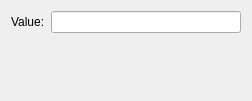
<?xml version="1.0" encoding="UTF-8"?>
<ui version="4.0">
 <class>Value_Dlg</class>
 <widget class="QWidget" name="Value_Dlg">
  <property name="geometry">
   <rect>
    <x>0</x>
    <y>0</y>
    <width>252</width>
    <height>101</height>
   </rect>
  </property>
  <property name="minimumSize">
   <size>
    <width>0</width>
    <height>0</height>
   </size>
  </property>
  <property name="windowTitle">
   <string>Form</string>
  </property>
  <layout class="QGridLayout" name="gridLayout">
   <item row="0" column="0">
    <layout class="QHBoxLayout" name="horizontalLayout">
     <item>
      <widget class="QLabel" name="label">
       <property name="minimumSize">
        <size>
         <width>30</width>
         <height>0</height>
        </size>
       </property>
       <property name="text">
        <string>Value:</string>
       </property>
      </widget>
     </item>
     <item>
      <widget class="QLineEdit" name="lineEdit">
       <property name="sizePolicy">
        <sizepolicy hsizetype="Expanding" vsizetype="Fixed">
         <horstretch>0</horstretch>
         <verstretch>0</verstretch>
        </sizepolicy>
       </property>
       <property name="maxLength">
        <number>128</number>
       </property>
       <property name="alignment">
        <set>Qt::AlignRight|Qt::AlignTrailing|Qt::AlignVCenter</set>
       </property>
      </widget>
     </item>
    </layout>
   </item>
   <item row="1" column="0">
    <spacer name="verticalSpacer">
     <property name="orientation">
      <enum>Qt::Vertical</enum>
     </property>
     <property name="sizeHint" stdset="0">
      <size>
       <width>0</width>
       <height>0</height>
      </size>
     </property>
    </spacer>
   </item>
  </layout>
 </widget>
 <resources/>
 <connections>
  <connection>
   <sender>lineEdit</sender>
   <signal>textEdited(QString)</signal>
   <receiver>Value_Dlg</receiver>
   <slot>onValueChange(QString)</slot>
   <hints>
    <hint type="sourcelabel">
     <x>110</x>
     <y>19</y>
    </hint>
    <hint type="destinationlabel">
     <x>116</x>
     <y>51</y>
    </hint>
   </hints>
  </connection>
 </connections>
 <slots>
  <slot>onValueChange(QString)</slot>
 </slots>
</ui>
